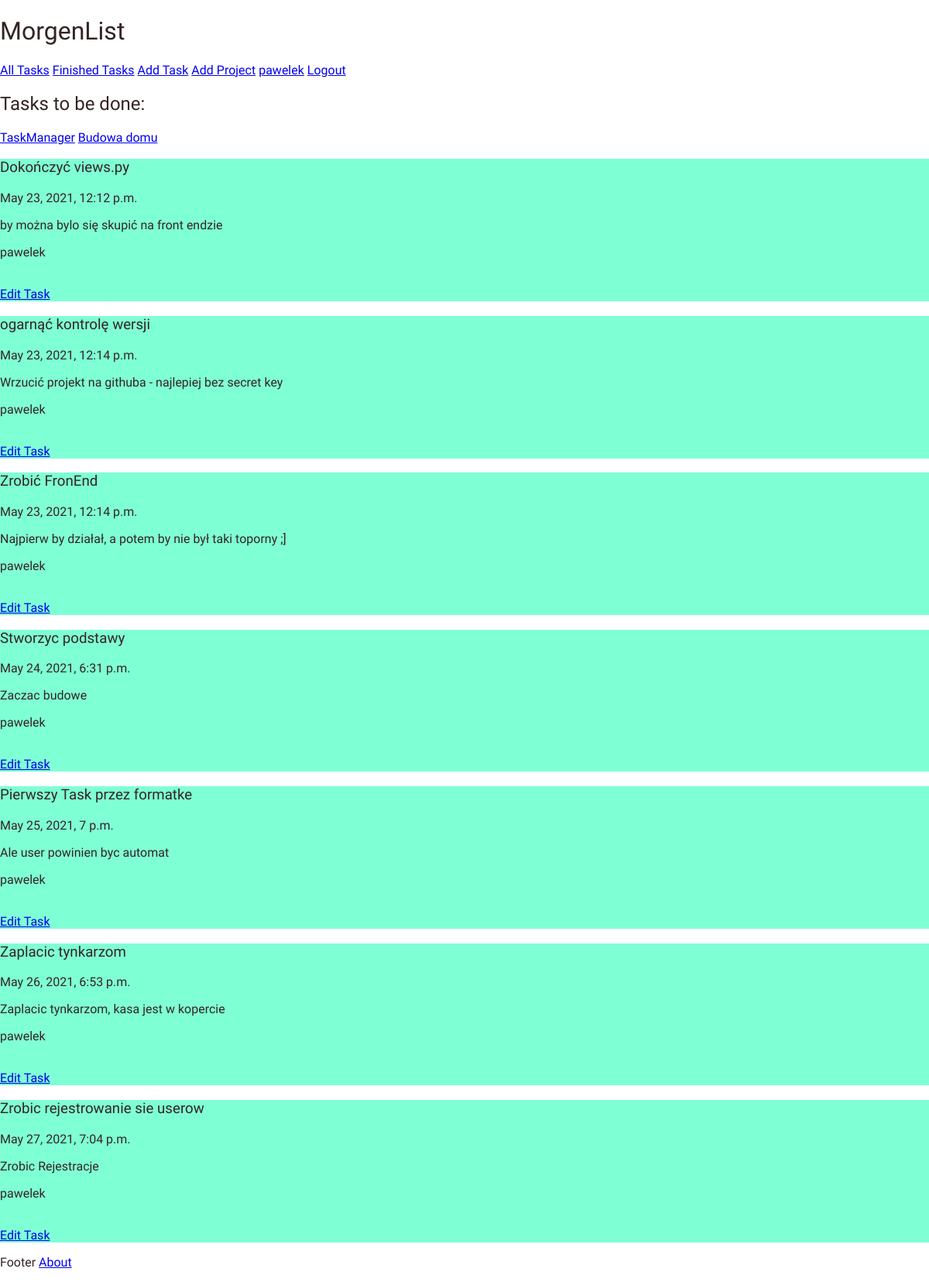
The app's page / (signed in), older data.
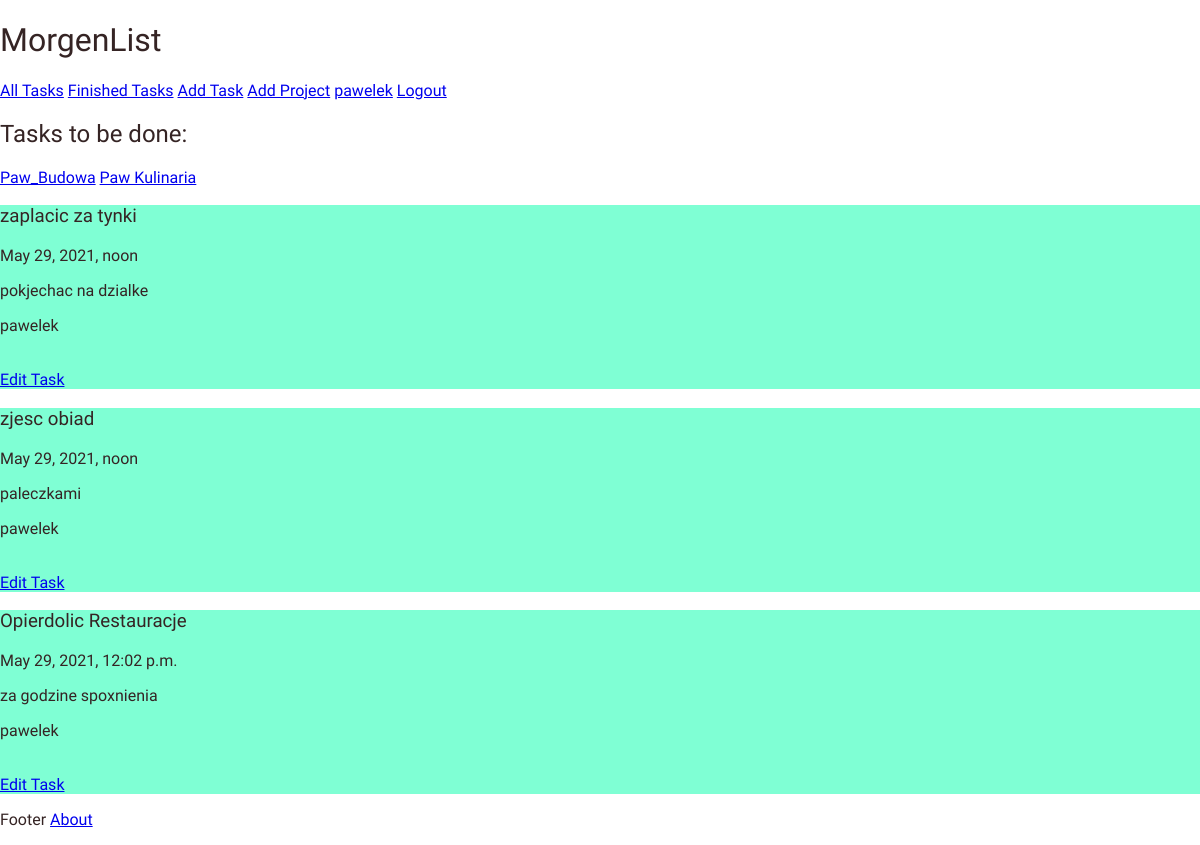
The same page, newer data.
### tasktrack/models.py (models this page shows, shortened)
class Project(models.Model):
    owner = models.ForeignKey('auth.User', on_delete=models.CASCADE)
    title = models.CharField(max_length=24, unique=True)
    status = models.IntegerField(choices=STATUS, default = 0)

class Task(models.Model):
    author = models.ForeignKey('auth.User', on_delete=models.CASCADE)
    project = models.ForeignKey('tasktrack.Project', related_name='Tasks', null=True, on_delete=models.CASCADE)
    title = models.CharField(max_length=200, unique=True)
    updated_on = models.DateTimeField(auto_now = True)
    description = models.TextField()
    created_on = DateTimeField(auto_now_add=True)
    status = models.IntegerField(choices=STATUS, default = 0)
    class Meta:
        ordering = ['created_on']

### tasktrack/views.py (the view)
# urls.py: path('', views.TaskList.as_view(), name='task_list'),
class TaskList(LoginRequiredMixin, generic.ListView):
    login_url = '/login/'
    model = Task
    context_object_name = 'task_list'
    template_name = "task_list.html"
    def get_context_data(self, **kwargs):
        context = super().get_context_data(**kwargs)
        context['task_list'] = context['task_list'].filter(author=self.request.user)
        context['projects'] = Project.objects.filter(owner=self.request.user)
        return context

### tasktrack/templates/task_list.html (shortened to what this page needs)
{% extends "base.html" %}
{% block content %}
<h2 class = "title">Tasks to be done:</h2>
{% for project in projects %}
<a href="{% url 'project_detail' pk=project.pk %}">{{ project.title }}</a>
{% endfor %}
{% for task in task_list %}
    <div class = "task">
        <h3 class = "title">{{ task.title }}</h3>
        <p>{{ task.created_on }}</p>
        <p>{{ task.description }}</p>
        <p>{{ task.author }}</p><br>
        <a href="{% url 'edit_task' pk=task.pk %}">Edit Task</a>
    </div>
{% empty %}
<p>List is empty</p>
{% endfor %}
{% endblock %}

### tasktrack/templates/base.html (shortened to what this page needs)
<!DOCTYPE html>
{% load static %}
<html lang="en">
<head>
    <link rel="stylesheet" href="{% static 'css/base.css' %}">
</head>
<body>
    <h1 class="title">MorgenList</h1>
    {% if request.user.is_authenticated %}
        <a href="{% url 'task_list' %}">All Tasks</a>
        <a href="{% url 'task_done' %}">Finished Tasks</a>
        <a href="{% url 'create_task' %}">Add Task</a>
        <a href="{% url 'create_project' %}">Add Project</a>
        <a href="{% url 'task_list' %}">{{ request.user }}</a>
        <a href="{% url 'logout' %}">Logout</a>
    {% endif %}
    {% block content %}{% endblock content %}
    <p class="footer"> Footer  <a href="{% url 'about' %}">About</a></p>
</body>
</html>

### tasktrack/static/css/base.css (style rules this page uses)
body { margin: 0; font-family: 'Gudea', sans-serif; font-weight: 300; color: rgb(53, 36, 36); background-color: rgb(255, 255, 255); }
.title { font-family: 'Gudea', sans-serif; font-weight: 400; }
.task { background-color: aquamarine; }

Row changes from the older to the newer data that the page shows:
removed Project: title "TaskManager"
removed Project: title "Budowa domu"
removed Task: title "Dokończyć views.py", created_on "May 23, 2021, 12:12 p.m.", description "by można bylo się skupić na front endzie", author "pawelek"
removed Task: title "ogarnąć kontrolę wersji", created_on "May 23, 2021, 12:14 p.m.", description "Wrzucić projekt na githuba - najlepiej bez secret key", author "pawelek"
removed Task: title "Zrobić FronEnd", created_on "May 23, 2021, 12:14 p.m.", description "Najpierw by działał, a potem by nie był taki toporny ;]", author "pawelek"
removed Task: title "Stworzyc podstawy", created_on "May 24, 2021, 6:31 p.m.", description "Zaczac budowe", author "pawelek"
removed Task: title "Pierwszy Task przez formatke", created_on "May 25, 2021, 7 p.m.", description "Ale user powinien byc automat", author "pawelek"
removed Task: title "Zaplacic tynkarzom", created_on "May 26, 2021, 6:53 p.m.", description "Zaplacic tynkarzom, kasa jest w kopercie", author "pawelek"
removed Task: title "Zrobic rejestrowanie sie userow", created_on "May 27, 2021, 7:04 p.m.", description "Zrobic Rejestracje", author "pawelek"
added Project: title "Paw_Budowa"
added Project: title "Paw Kulinaria"
added Task: title "zaplacic za tynki", created_on "May 29, 2021, noon", description "pokjechac na dzialke", author "pawelek"
added Task: title "zjesc obiad", created_on "May 29, 2021, noon", description "paleczkami", author "pawelek"
added Task: title "Opierdolic Restauracje", created_on "May 29, 2021, 12:02 p.m.", description "za godzine spoxnienia", author "pawelek"
